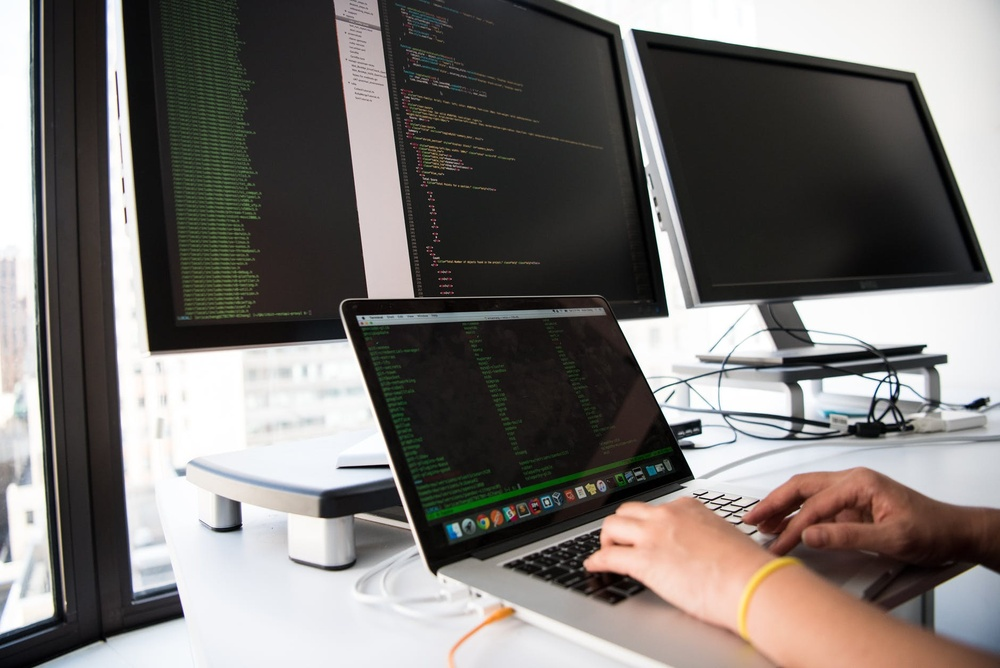
#> input picture Streamlit_Python_Crash_Course/example.jpeg, 1000 x 668 px, shrunk from 1880 x 1255 before the run
$ python -i app.py   (imports and definitions only)
#> lines starting #> are read from the running program, lines starting #| are printed output that depends on the picture; after the words box and inside, x2 and y2 are one past the last pixel; in counts of white or black regions, pixels touching at a corner belong together
#> further down, picture is the input picture: PIL image 1000x668 RGB; mean R, G, B 119.5, 115.6, 112.8
# Core Pkgs
import streamlit as st
import cv2
from PIL import Image,ImageEnhance
import numpy as np
import os

# [4 lines left out: function load_image, not called in this run]


face_cascade = cv2.CascadeClassifier('frecog/haarcascade_frontalface_default.xml')
eye_cascade = cv2.CascadeClassifier('frecog/haarcascade_eye.xml')
smile_cascade = cv2.CascadeClassifier('frecog/haarcascade_smile.xml')

# [31 lines left out: functions detect_faces, detect_eyes, detect_smiles, not called in this run]

def cartonize_image(our_image):
	new_img = np.array(our_image.convert('RGB'))
	img = cv2.cvtColor(new_img,1)
	gray = cv2.cvtColor(new_img, cv2.COLOR_BGR2GRAY)
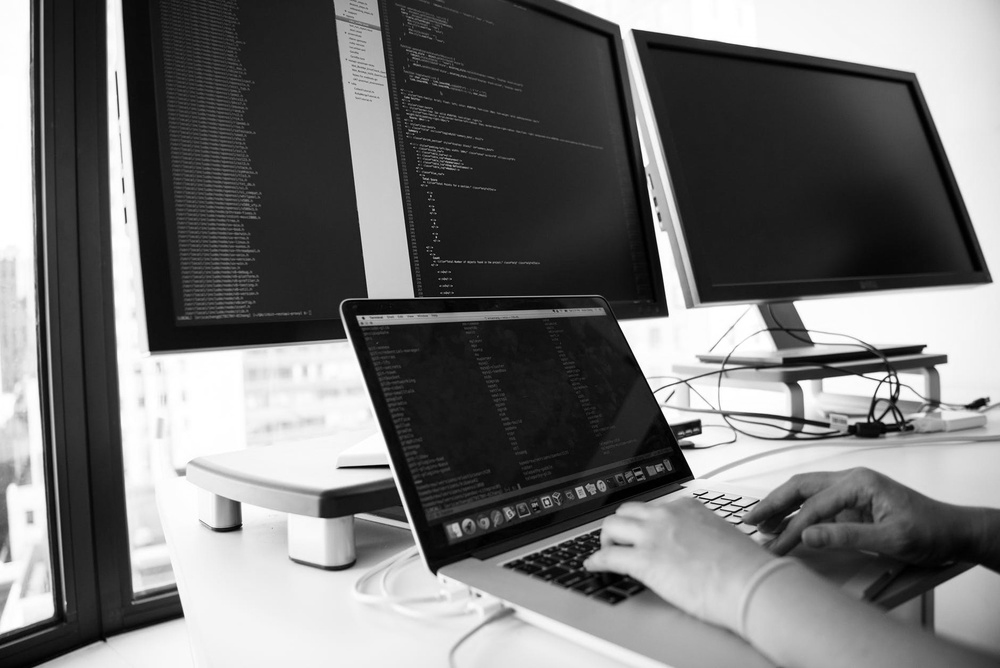
#> gray: shape (668, 1000); min 0, max 255, mean 115.2
	# Edges
	gray = cv2.medianBlur(gray, 5)
	edges = cv2.adaptiveThreshold(gray, 255, cv2.ADAPTIVE_THRESH_MEAN_C, cv2.THRESH_BINARY, 9, 9)
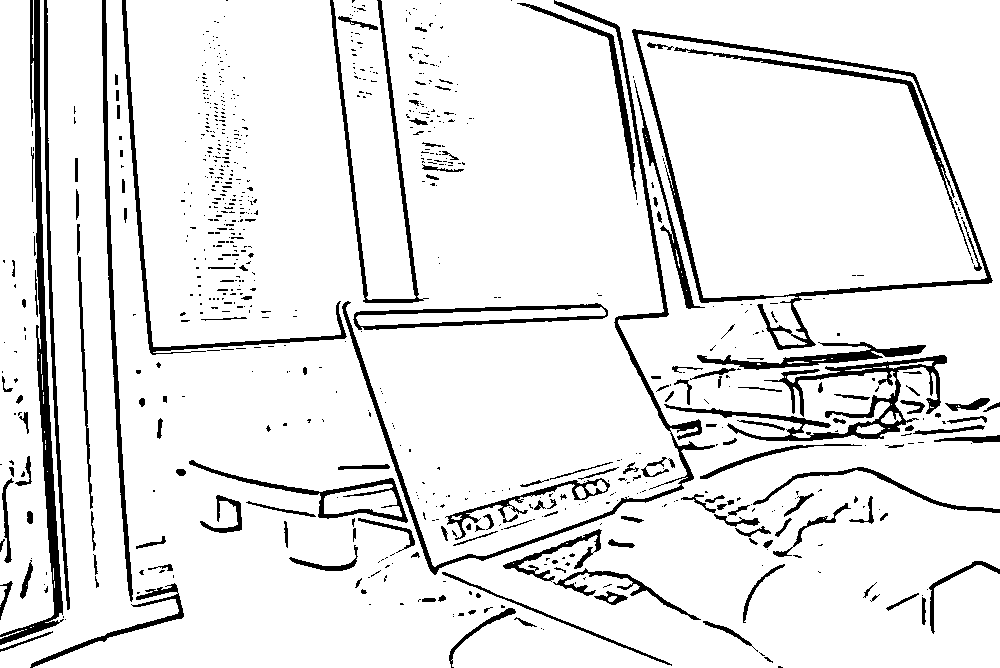
#> edges: shape (668, 1000); 90.8% white; 777 black regions (610 under 20 px), largest, box (x1, y1, x2, y2) and area: (0, 0, 64, 645) 5420, (342, 0, 715, 575) 5228, (632, 29, 993, 350) 4974
	#Color
	color = cv2.bilateralFilter(img, 9, 300, 300)
	#Cartoon
	cartoon = cv2.bitwise_and(color, color, mask=edges)
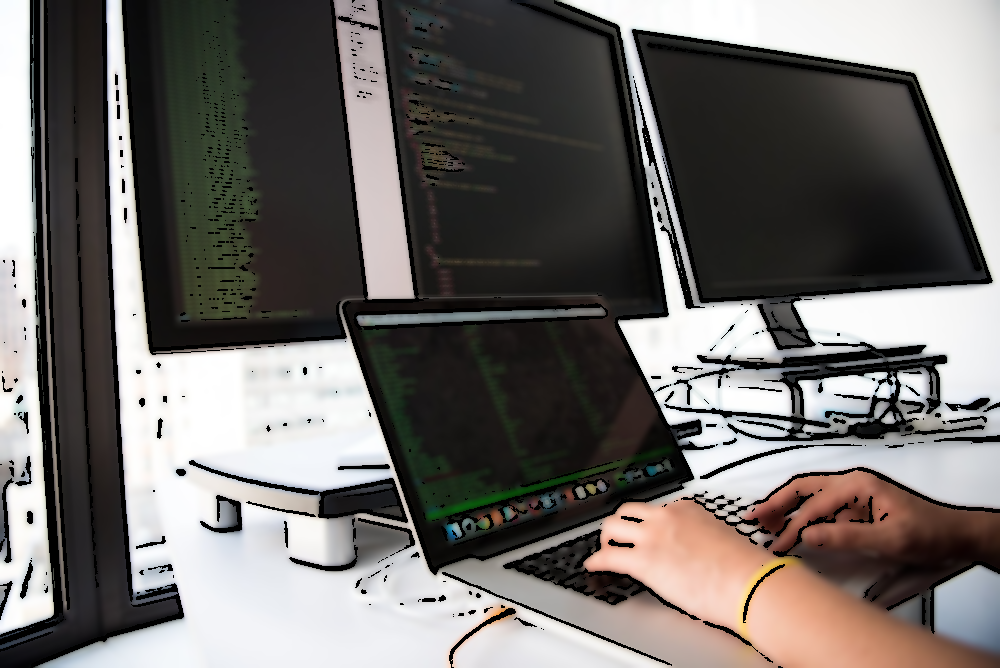
#> cartoon: shape (668, 1000, 3); mean R, G, B 112.2, 108.5, 105.8

	return cartoon


# [94 lines left out: functions cannize_image, main, not called in this run]


# [2 lines not run here, left out]

>>> from PIL import Image
>>> picture = Image.open('../Streamlit_Python_Crash_Course/example.jpeg')
>>> result = cartonize_image(picture)
